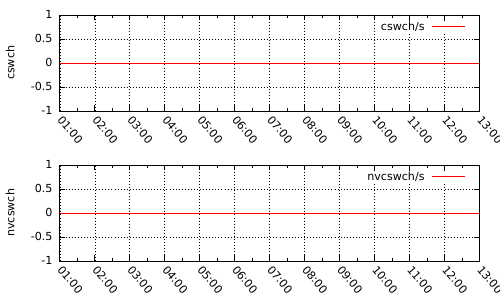

Generate this figure with gnuplot:
#! /usr/bin/gnuplot
#set terminal pngcairo dashed enhanced
#set term png 
#set term postscript eps size 1024, 720 color blacktext "Helvetica" 24
#set output "memory.eps"
#set output "memory.png"
#set output "`date +%F`.2.png"


set terminal pdf linewidth 1
set output "switch.pdf"

set multiplot layout 2,1

set xdata time
set timefmt "%H:%M:%S"
set grid


#12:59:38 AM   UID       PID   cswch/s nvcswch/s  Command
#12:59:39 AM     0       446      0.00      0.00  sshd
#FILE="switch_data.txt"

set ylabel "cswch" 
set xtics rotate by -50
#set xtics rotate by 50 offset -4.5,-3.00
plot "switch_data.txt" using 1:4 title "cswch/s" with lines


set ylabel "nvcswch" 
set xtics rotate by -50
plot "switch_data.txt"  using 1:5 title "nvcswch/s" with lines








#gnuplot -e "datafile='${top_data_file.out}'; outputname='${output_file}'" top.gnuplot 
#gnuplot -e "datafile='${top_data_file}'; outputname='${mem_output_file}'; tiltle_des="-memory-"; lno=3" top_memory.gnuplot 


#gnuplot -e "datafile='${top_data_file}'; outputname='${cpu_output_file}'; title_des='-cpu-'; ylabel_des='cpu(%)'; lno=2"  ${SCRIPT}
#gnuplot -e "datafile='${top_data_file}'; outputname='${mem_output_file}'; title_des='-memory-'; ylabel_des='memory(M)'; lno=3"  ${SCRIPT}
